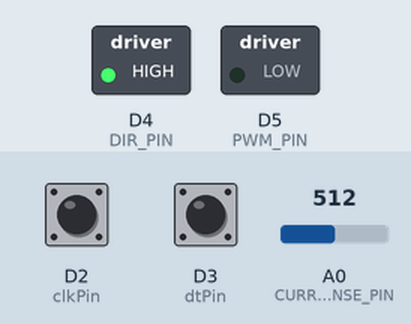
Bench run of a sketch on a simulated Arduino Uno R4 Minima. Shown: switched loads named in the sketch (green lamp = pin HIGH). The test bench sets the inputs (shaded band); at power-on: D2 (clkPin) HIGH, D3 (dtPin) HIGH, A0 (CURRENT_SENSE_PIN) = 512 (analog values on the 0–1023 scale). What the sketch prints to the serial monitor is not drawn.

Above: at 0.1 s.
Timing chart, 0 to 1.6 s (numbered marks = the images above):
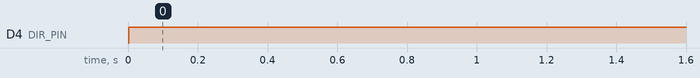

Measured:
- by itself, D4 (DIR_PIN): LOW → HIGH at 0.00 s

The sketch:

LMD18200T_Code.ino
```cpp
/**
 * 1-DOF Cascaded Current-Controlled Haptic System
 * Hardware: Arduino Uno R4 Minima, LMD18200T, RS-555PH
 * Architecture: 1kHz Outer Haptic Loop -> Inner PI Current Loop
 */

// --- Pin Definitions ---
const int clkPin = 2;   // Encoder Phase A
const int dtPin = 3;    // Encoder Phase B
const int DIR_PIN = 4;  // LMD18200T Direction (Pin 3)
const int PWM_PIN = 5;  // LMD18200T PWM (Pin 5)
const int CURRENT_SENSE_PIN = A0; // LMD18200T Current Sense (Pin 8) via RC Filter

// --- Encoder Variables ---
volatile long encoderPos = 0;
volatile int lastEncoded = 0;

// --- Timing & Loop Control ---
unsigned long lastTimeMicros = 0;
long lastRawPosition = 0;
const unsigned long SAMPLE_INTERVAL_MICROS = 1000; // 1 millisecond (1 kHz loop)
int telemetryCounter = 0;

// --- 2nd-Order Butterworth Filter (fc = 100Hz, fs = 1000Hz) ---
const float b0 = 0.067455;
const float b1 = 0.134911;
const float b2 = 0.067455;
const float a1 = -1.142981;
const float a2 = 0.412802;

float x_hist[2] = {0.0, 0.0};
float y_hist[2] = {0.0, 0.0};

// --- Hardware Constants ---
const float RS_OHMS = 2200.0;       // 2.2k Ohm sense resistor
const float SENSE_RATIO = 0.000377; // 377 uA per Amp

// --- PI Current Controller Parameters ---
float Kp_curr = 25.0;     // Proportional gain
float Ki_curr = 500.0;    // Integral gain
float integralError = 0.0;
const float MAX_INTEGRAL = 200.0; // Anti-windup limit

// --- Haptic Physics Parameters ---
const long WALL_POSITION_COUNTS = 400;
const float K_STIFFNESS = 0.05;  // Output is now in Amps, keep this low initially!
const float B_DAMPING = 0.002;
// --- SAFETY LIMITS ---
const float MAX_CURRENT_AMPS = 0.3; // Limit to 0.3A to save the capacitor
const int MAX_PWM_LIMIT = 100;      // Limit PWM to 100 (out of 255)

void setup() {
  // Configure LMD18200T Logic Pins
  pinMode(DIR_PIN, OUTPUT);
  pinMode(PWM_PIN, OUTPUT);

  // Configure Encoder Pins
  pinMode(clkPin, INPUT_PULLUP);
  pinMode(dtPin, INPUT_PULLUP);

  // Uno R4 allows higher ADC resolution for cleaner current sensing
  analogReadResolution(12); // Sets analogRead range to 0-4095

  // Initialize Encoder State
  int MSB = digitalRead(clkPin);
  int LSB = digitalRead(dtPin);
  lastEncoded = (MSB << 1) | LSB;

  // Attach Interrupts for 4x Quadrature Decoding
  attachInterrupt(digitalPinToInterrupt(clkPin), updateEncoder, CHANGE);
  attachInterrupt(digitalPinToInterrupt(dtPin), updateEncoder, CHANGE);

  Serial.begin(115200);
  lastTimeMicros = micros();
}

void loop() {
  unsigned long currentTimeMicros = micros();

  // Enforce strict 1 millisecond execution clock
  if (currentTimeMicros - lastTimeMicros >= SAMPLE_INTERVAL_MICROS) {
    long currentRawPos;

    // Atomic Read: Safely snapshot encoder ticks
    noInterrupts();
    currentRawPos = encoderPos;
    interrupts();

    // 1. Calculate and Filter Velocity
    float dt = (currentTimeMicros - lastTimeMicros) / 1000000.0;
    long deltaCounts = currentRawPos - lastRawPosition;
    float rawVelocityCounts = (float)deltaCounts / dt;

    float filteredVelocityCounts = (b0 * rawVelocityCounts) + (b1 * x_hist[0]) + (b2 * x_hist[1])
                                 - (a1 * y_hist[0]) - (a2 * y_hist[1]);

    // Shift discrete time delay history registers
    x_hist[1] = x_hist[0];
    x_hist[0] = rawVelocityCounts;
    y_hist[1] = y_hist[0];
    y_hist[0] = filteredVelocityCounts;

    // 2. Outer Loop: Haptic Virtual Wall -> Target Current
    float targetCurrentAmps = 0.0;

    if (currentRawPos > WALL_POSITION_COUNTS) {
      long penetration = currentRawPos - WALL_POSITION_COUNTS;
      float springForce = K_STIFFNESS * penetration;
      float dampForce = B_DAMPING * filteredVelocityCounts;

      // Calculate opposing force
      targetCurrentAmps = -(springForce + dampForce);

      // Passivity guard: Wall pushes out, it never pulls you in
      if (targetCurrentAmps > 0.0) targetCurrentAmps = 0.0;
    } else {
      // Free space
      targetCurrentAmps = 0.0;
      integralError = 0.0;
    }

    // Clamp target current for motor/driver safety
    if (targetCurrentAmps < -MAX_CURRENT_AMPS) targetCurrentAmps = -MAX_CURRENT_AMPS;
    if (targetCurrentAmps > MAX_CURRENT_AMPS) targetCurrentAmps = MAX_CURRENT_AMPS;

    // 3. Inner Loop: PI Current Controller
    float actualCurrentAmps = readMotorCurrent();

    // Calculate error (comparing magnitudes)
    float currentError = abs(targetCurrentAmps) - actualCurrentAmps;

    // Proportional Term
    float pTerm = Kp_curr * currentError;

    // Integral Term with Anti-Windup
    integralError += currentError * dt;
    if (integralError > MAX_INTEGRAL) integralError = MAX_INTEGRAL;
    if (integralError < -MAX_INTEGRAL) integralError = -MAX_INTEGRAL;
    float iTerm = Ki_curr * integralError;

    // Calculate final PWM control effort (0-255 mapped from PI output)
    float controlEffort = pTerm + iTerm;

    int pwmOutput = (int)controlEffort;

    // Clamp PWM to 8-bit bounds
    if (pwmOutput > 255) pwmOutput = 255;
    if (pwmOutput < 0) pwmOutput = 0;

    // 4. Actuate H-Bridge
    // Direction logic based on the sign of targetCurrentAmps
    if (pwmOutput > MAX_PWM_LIMIT) pwmOutput = MAX_PWM_LIMIT; // Apply the safe limit
    if (targetCurrentAmps < 0) {
      digitalWrite(DIR_PIN, LOW); // Entering wall (pushing back)
    } else {
      digitalWrite(DIR_PIN, HIGH);
    }
    analogWrite(PWM_PIN, pwmOutput);

    // 5. Downsampled Telemetry Monitor (Runs at 40Hz)
    telemetryCounter++;
    if (telemetryCounter >= 25) {
      Serial.print("Pos:");
      Serial.print(currentRawPos);
      Serial.print("\tTarget_A:");
      Serial.print(targetCurrentAmps, 3);
      Serial.print("\tActual_A:");
      Serial.print(actualCurrentAmps, 3);
      Serial.print("\tPWM:");
      Serial.println(pwmOutput);

      telemetryCounter = 0;
    }

    // Cache state variables for the next iteration step
    lastRawPosition = currentRawPos;
    lastTimeMicros = currentTimeMicros;
  }
}

/**
 * Reads the analog voltage from the LMD18200T current sense pin
 * and converts it into actual motor current in Amperes.
 */
float readMotorCurrent() {
  // Read 12-bit ADC (0-4095 corresponds to 0-5V)
  int rawADC = analogRead(CURRENT_SENSE_PIN);
  float voltage = (rawADC / 4095.0) * 5.0;

  // Imotor = V_ADC / (Rs * 377uA)
  float currentAmps = voltage / (RS_OHMS * SENSE_RATIO);

  // Quick safety guard to prevent tiny ADC noise from registering as current
  if (currentAmps < 0.25) currentAmps = 0.0;

  return currentAmps;
}

/**
 * High-Speed 4x Mode Quadrature Decoder State Machine
 */
void updateEncoder() {
  int MSB = digitalRead(clkPin);
  int LSB = digitalRead(dtPin);

  int encoded = (MSB << 1) | LSB;
  int sum = (lastEncoded << 2) | encoded;

  if(sum == 0b0010 || sum == 0b1011 || sum == 0b1101 || sum == 0b0100) encoderPos++;
  if(sum == 0b0001 || sum == 0b0111 || sum == 0b1110 || sum == 0b1000) encoderPos--;

  lastEncoded = encoded;
}
```
